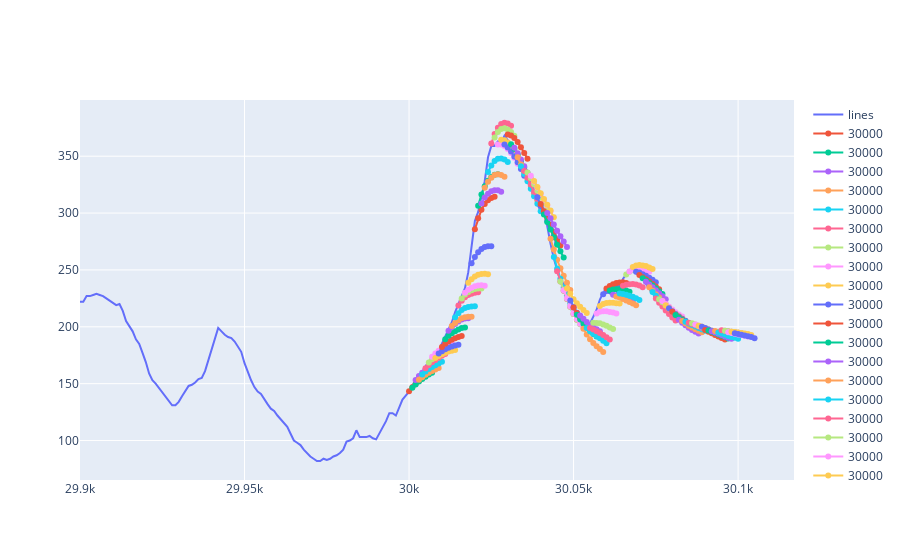

Notebook code cell kept with this figure:
### Code cell
import plotly.express as px
import plotly.graph_objects as go
from plotly.subplots import make_subplots
#Overall Plot 
fig = go.Figure()
to_plot = y.loc[limit-100:limit+100]
for_time_values = [x for x in predictions['for time'].unique()]
fig.add_trace(go.Scatter(x=to_plot.index,
                 y=to_plot.GlucoseValue,
                    mode='lines',
                    name='lines'))
for item in for_time_values:
    fig.add_trace(go.Scatter(x=predictions[predictions['for time'] == item].index, y=predictions[predictions['for time'] == item].predicted,
                    mode='lines+markers',
                    name=for_time_values[0].astype(str)))                                                                                   
fig.show()
